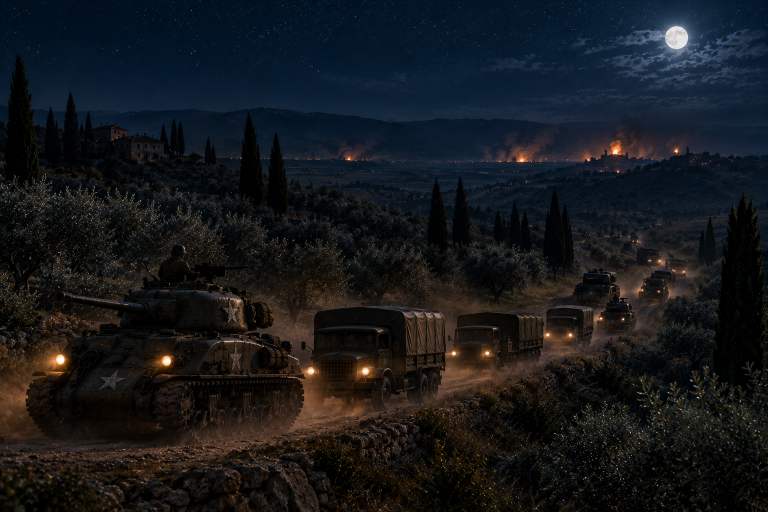
#> input picture art/refs/batch11/convoy_italy.png, 1536 x 1024 px, given in place of ground_italy_plough.png, which was not available (shown at 1/2 size)
$ python batch11_italy.py
#> lines starting #> are read from the running program, lines starting #| are printed output that depends on the picture; pictures that were not available may be replaced by others from this repository, and a replacement may not be noted
#> in src, returned value is the input picture: PIL image 1536x1024 RGB; mean R, G, B 22.2, 24.4, 27.6
"""The Italian front's flat pictures from ChatGPT (art/refs/batch11): the four fields into Resources/Textures as
ground_italy_* (seamless 1024, night tone, a normal map from the brightness, as bake-photo-fields.js does them), the
ways in, the stand, convoy and raid pictures and the Anzio operation into Resources/UI, and the new map of Europe over
the old one (its meta kept). Import settings copied from their Normandy and Kursk fellows with a new guid.
Run with the pipeline's python: python batch11_italy.py"""
import os, re, uuid, shutil
import numpy as np
from PIL import Image

HERE = os.path.dirname(os.path.abspath(__file__)); REFS = os.path.join(HERE, '..', 'refs', 'batch11')
RES = os.path.join(HERE, '..', '..', 'unity', 'Assets', '_Game', 'Resources'); TEX = os.path.join(RES, 'Textures'); UI = os.path.join(RES, 'UI')


def meta_like(path, template):
    m = path + '.meta'
    if os.path.exists(m): return
    t = open(template + '.meta', encoding='utf-8', newline='').read()
    t = re.sub(r'guid: [0-9a-f]{32}', 'guid: ' + uuid.uuid4().hex, t, count=1)
    open(m, 'w', encoding='utf-8', newline='').write(t)


def seamless(a):
    """The four quadrants swapped, the original blended back over the cross of seams."""
    H, W = a.shape[:2]; s = np.roll(np.roll(a, H // 2, 0), W // 2, 1)
#> after `H, W = a.shape[:2]`: H = 1024; W = 1024
#> after `s = np.roll(np.roll(a, H // 2, 0), W // 2, 1)`:
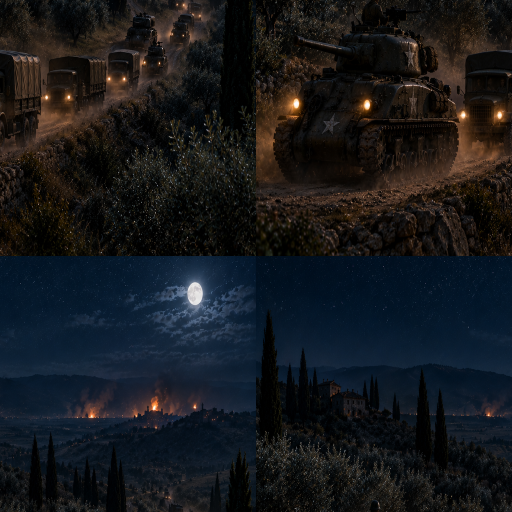
#> s: shape (1024, 1024, 3) float32 (shown at 1/2 size); mean of channels 0, 1, 2 22.2, 24.4, 27.6; drawn as R, G, B
#> after `s = np.roll(np.roll(a, H // 2, 0), W // 2, 1)`:
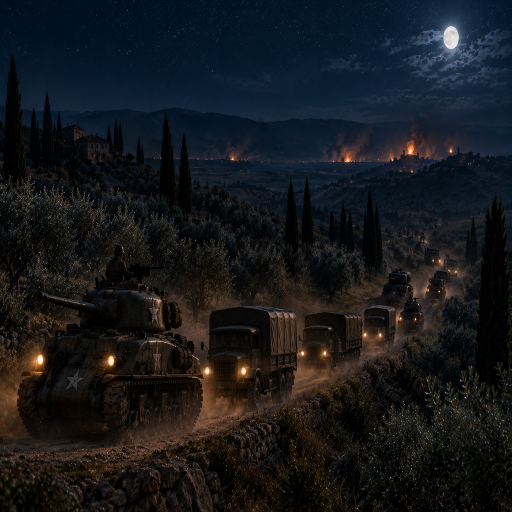
#> a: shape (1024, 1024, 3) float32 (shown at 1/2 size); mean of channels 0, 1, 2 22.2, 24.4, 27.6; drawn as R, G, B
    x = np.abs(np.arange(W) - W / 2) / (W * 0.22); y = np.abs(np.arange(H) - H / 2) / (H * 0.22)
#> after `x = np.abs(np.arange(W) - W / 2) / (W * 0.22)`: x = 1024 values, max 2.27 at index 0, min 0 at index 512, mean 1.14
#> after `y = np.abs(np.arange(H) - H / 2) / (H * 0.22)`: y has the same summary as x
    k = np.clip(np.maximum(1 - x[None, :], 1 - y[:, None]), 0, 1)[..., None]
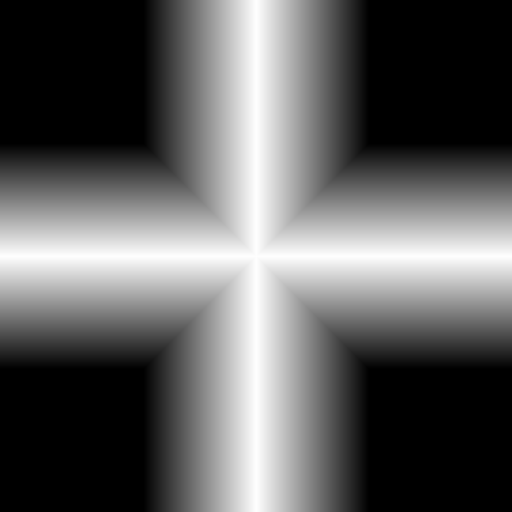
#> k: shape (1024, 1024, 1) float64 (shown at 1/2 size); min 0, max 1, mean 0.375
    return s * (1 - k) + a * k
#> returned value: shape (1024, 1024, 3) float64


def night(a, sat, gain, cool):
    y = (0.3 * a[..., 0] + 0.59 * a[..., 1] + 0.11 * a[..., 2])[..., None]; o = (y + (a - y) * sat) * gain
    o[..., 0] *= 1 - cool; o[..., 2] *= 1 + cool; return o


def normal_map(a, strength):
#> called with strength = 1.3
    h = (0.3 * a[..., 0] + 0.59 * a[..., 1] + 0.11 * a[..., 2]) / 255.0
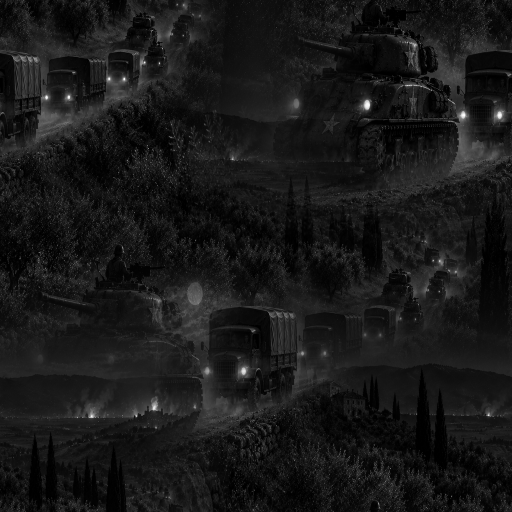
#> h: shape (1024, 1024) float64 (shown at 1/2 size); min 0, max 1, mean 0.0968
    h = sum(np.roll(np.roll(h, dy, 0), dx, 1) for dy in (-1, 0, 1) for dx in (-1, 0, 1)) / 9.0
    dx = (np.roll(h, -1, 1) - np.roll(h, 1, 1)) * strength; dv = (np.roll(h, 1, 0) - np.roll(h, -1, 0)) * strength
#> after `dv = (np.roll(h, 1, 0) - np.roll(h, -1, 0)) * strength`:
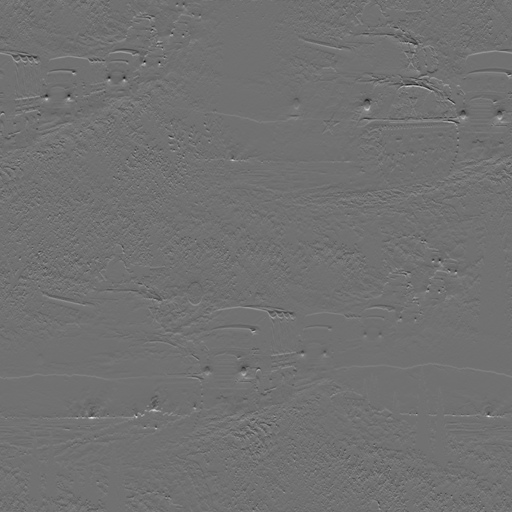
#> dv: shape (1024, 1024) float64 (shown at 1/2 size); min -0.497, max 0.622, mean -1.02e-20; drawn with min black and max white
    l = np.sqrt(dx * dx + dv * dv + 1)
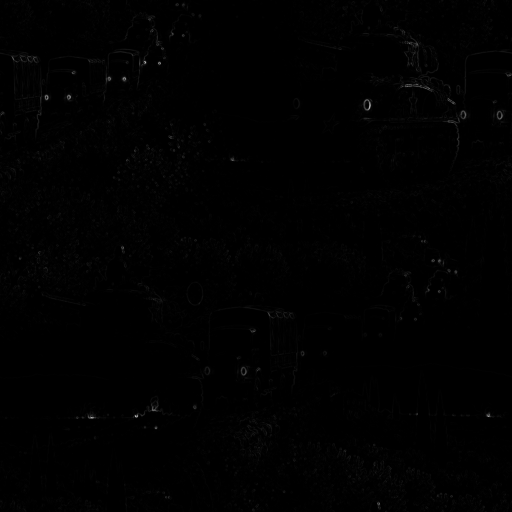
#> l: shape (1024, 1024) float64 (shown at 1/2 size); min 1, max 1.2, mean 1; drawn with min black and max white
    return np.dstack([128 - dx / l * 127, 128 - dv / l * 127, 128 + 127 / l]).clip(0, 255).astype(np.uint8)
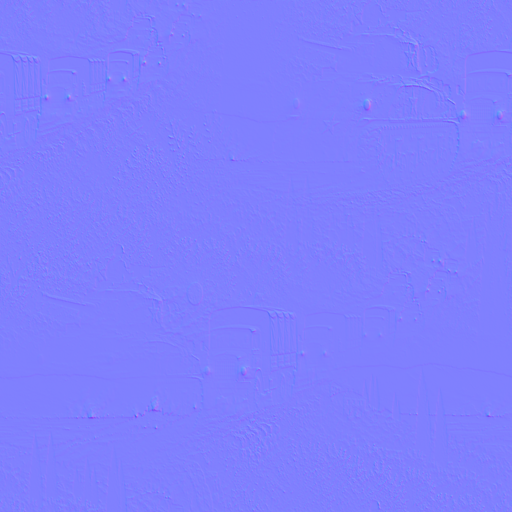
#> returned value: shape (1024, 1024, 3) (shown at 1/2 size); mean of channels 0, 1, 2 127.5, 127.5, 254; drawn as R, G, B


DL = os.path.join(os.path.expanduser('~'), 'Downloads')
def src(name):
    p = os.path.join(REFS, name + '.png')
    if not os.path.exists(p): shutil.copy(os.path.join(DL, name + '.png'), p)
    return Image.open(p).convert('RGB')


for name, sat, gain, nstr in [('ground_italy_plough', 0.85, 0.6, 1.3), ('ground_italy_pasture', 0.7, 0.52, 2.0), ('ground_italy_mown', 0.7, 0.5, 1.6), ('ground_italy_stubble', 0.75, 0.5, 1.6)]:
    a = seamless(np.asarray(src(name).resize((1024, 1024), Image.LANCZOS), np.float32))
#> (the run stopped early here; a loop or call above may not have finished)
